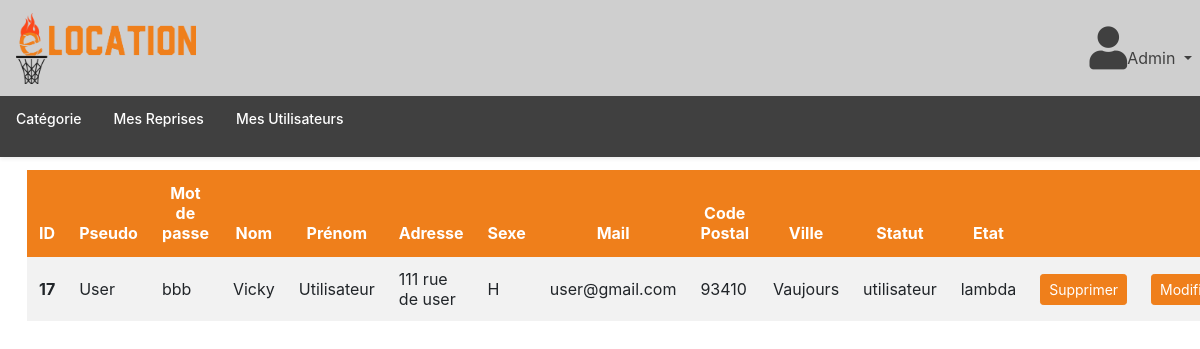
Screenshot of /index.php?page=accueil&&rub=uti (signed in) with the database file from the repository.
### tables this page shows
CREATE TABLE `utilisateur` (
  `id` int(11) NOT NULL,
  `pseudo` varchar(45) NOT NULL,
  `mdp` varchar(45) NOT NULL,
  `nom` varchar(45) NOT NULL,
  `prenom` varchar(45) NOT NULL,
  `adresse` varchar(45) NOT NULL,
  `sexe` enum('H','F') NOT NULL DEFAULT 'H',
  `mail` varchar(45) NOT NULL,
  `cp` char(5) NOT NULL,
  `ville` varchar(45) NOT NULL,
  `statut` enum('utilisateur','admin') NOT NULL DEFAULT 'utilisateur',
  `etat` enum('fidele','lambda') NOT NULL DEFAULT 'lambda'
);

### models/requete.php (called while the page is built, shortened)
<?php
function affichage_utilisateur() {
    include('models/db_connect.php');
    $affichage_utilisateur = $bdd->query("SELECT * FROM `utilisateur` WHERE statut LIKE 'utilisateur'");
    return($affichage_utilisateur);
}
?>

### views/template/mes_utilisateurs.php (the view)
<div class="container" style="max-width: 98%;margin-top: 5%">
<p><h2>Mes Utilisateurs</h2></p>
    <table class="table table-striped table-hover">
        <thead class="thead-dark">
            <tr>
                <th scope="col">ID</th>
                <th scope="col">Pseudo</th>
                <th scope="col">Mot de passe</th>
                <th scope="col">Nom</th>
                <th scope="col">Prénom</th>
                <th scope="col">Adresse</th>
                <th scope="col">Sexe</th>
                <th scope="col">Mail</th>
                <th scope="col">Code Postal</th>
                <th scope="col">Ville</th>
                <th scope="col">Statut</th>
                <th scope="col">Etat</th>
                <th scope="col"></th>
                <th scope="col"></th>
            </tr>
        </thead>
        <tbody>
        <?php
    while($donneesAffichage = $affichage_utilisateur->fetch()){
        echo"<tr><th scope=\"row\">".$donneesAffichage['id']."</th>
            <td> ".$donneesAffichage['pseudo']."</td>
            <td> ".$donneesAffichage['mdp'] ."</td>
            <td> ".$donneesAffichage['nom']."</td>
            <td> ".$donneesAffichage['prenom']."</td>
            <td> ".$donneesAffichage['adresse']."</td>
            <td> ".$donneesAffichage['sexe']."</td>
            <td> ".$donneesAffichage['mail']."</td>
            <td> ".$donneesAffichage['cp']."</td>
            <td> ".$donneesAffichage['ville']."</td>
            <td> ".$donneesAffichage['statut']."</td>
            <td> ".$donneesAffichage['etat']."</td>
            <td><button type=\"button\" class=\"btn btn-danger btn-sm\">Supprimer</button></td>
            <td><button type=\"button\" class=\"btn btn-danger btn-sm\">Modifier</button></td>
            </tr>";
    }
    ?>
        </tbody>
    </table>
</div>

### views/librairies/offcanvas.css (style rules this page uses)
html, body { overflow-x: hidden; }
body { padding-top: 56px; }

### rows the page displays
utilisateur: id "17", pseudo "User", mdp "bbb", nom "Vicky", prenom "Utilisateur", adresse "111 rue de user", sexe "H", mail "user@gmail.com", cp "93410", ville "Vaujours", statut "utilisateur", etat "lambda"

### other values shown
$_SESSION['pseudo'] "Admin"
$value "Catégorie"
$value "Mes Reprises"
$value "Mes Utilisateurs"
